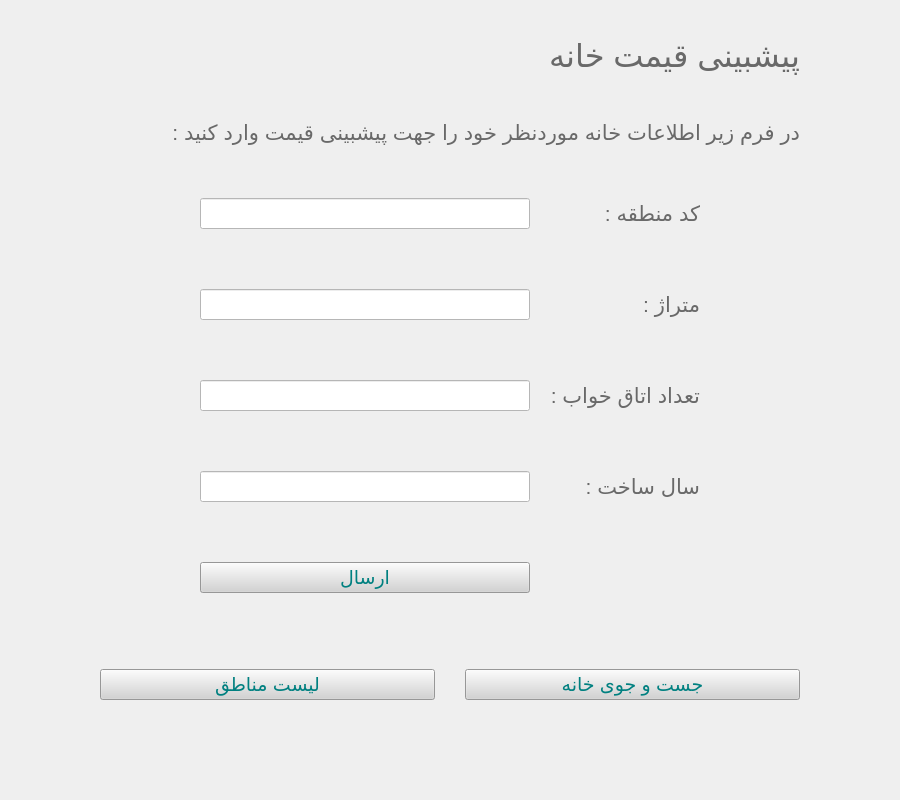
<?xml version="1.0" encoding="UTF-8"?>
<ui version="4.0">
 <class>FormPredictWindow</class>
 <widget class="QWidget" name="FormPredictWindow">
  <property name="geometry">
   <rect>
    <x>0</x>
    <y>0</y>
    <width>900</width>
    <height>800</height>
   </rect>
  </property>
  <property name="minimumSize">
   <size>
    <width>900</width>
    <height>800</height>
   </size>
  </property>
  <property name="windowTitle">
   <string>فرم اطلاعات</string>
  </property>
  <property name="styleSheet">
   <string notr="true"/>
  </property>
  <layout class="QGridLayout" name="gridLayout_2">
   <property name="leftMargin">
    <number>100</number>
   </property>
   <property name="topMargin">
    <number>20</number>
   </property>
   <property name="rightMargin">
    <number>100</number>
   </property>
   <property name="bottomMargin">
    <number>100</number>
   </property>
   <item row="0" column="0">
    <layout class="QVBoxLayout" name="verticalLayout">
     <item>
      <widget class="QLabel" name="label_header">
       <property name="font">
        <font>
         <pointsize>24</pointsize>
        </font>
       </property>
       <property name="layoutDirection">
        <enum>Qt::RightToLeft</enum>
       </property>
       <property name="styleSheet">
        <string notr="true">QLabel{
	color:dimgray;
}</string>
       </property>
       <property name="frameShape">
        <enum>QFrame::NoFrame</enum>
       </property>
       <property name="text">
        <string>پیشبینی قیمت خانه</string>
       </property>
       <property name="alignment">
        <set>Qt::AlignLeading|Qt::AlignLeft|Qt::AlignVCenter</set>
       </property>
       <property name="indent">
        <number>0</number>
       </property>
      </widget>
     </item>
     <item>
      <widget class="QLabel" name="label_information">
       <property name="font">
        <font>
         <pointsize>16</pointsize>
        </font>
       </property>
       <property name="styleSheet">
        <string notr="true">QLabel{
	color:dimgray;
}</string>
       </property>
       <property name="text">
        <string>در فرم زیر اطلاعات خانه موردنظر خود را جهت پیشبینی قیمت وارد کنید :</string>
       </property>
       <property name="margin">
        <number>0</number>
       </property>
      </widget>
     </item>
     <item>
      <layout class="QGridLayout" name="gridLayout">
       <property name="leftMargin">
        <number>100</number>
       </property>
       <property name="topMargin">
        <number>25</number>
       </property>
       <property name="rightMargin">
        <number>100</number>
       </property>
       <property name="bottomMargin">
        <number>50</number>
       </property>
       <property name="horizontalSpacing">
        <number>20</number>
       </property>
       <property name="verticalSpacing">
        <number>60</number>
       </property>
       <item row="3" column="1">
        <widget class="QLabel" name="label_year">
         <property name="font">
          <font>
           <pointsize>16</pointsize>
          </font>
         </property>
         <property name="styleSheet">
          <string notr="true">QLabel{
	color: dimgray;
}</string>
         </property>
         <property name="text">
          <string>سال ساخت :</string>
         </property>
        </widget>
       </item>
       <item row="1" column="1">
        <widget class="QLabel" name="label_meter">
         <property name="font">
          <font>
           <pointsize>16</pointsize>
          </font>
         </property>
         <property name="styleSheet">
          <string notr="true">QLabel{
	color: dimgray;
}</string>
         </property>
         <property name="text">
          <string>متراژ :</string>
         </property>
        </widget>
       </item>
       <item row="0" column="1">
        <widget class="QLabel" name="label_zone_code">
         <property name="font">
          <font>
           <pointsize>16</pointsize>
          </font>
         </property>
         <property name="styleSheet">
          <string notr="true">QLabel{
	color: dimgray;
}</string>
         </property>
         <property name="text">
          <string>کد منطقه :</string>
         </property>
        </widget>
       </item>
       <item row="4" column="0">
        <widget class="QPushButton" name="button_submit">
         <property name="font">
          <font>
           <pointsize>14</pointsize>
          </font>
         </property>
         <property name="styleSheet">
          <string notr="true">background-color: lightgray;
color: teal;</string>
         </property>
         <property name="text">
          <string>ارسال</string>
         </property>
         <property name="autoDefault">
          <bool>false</bool>
         </property>
         <property name="default">
          <bool>false</bool>
         </property>
         <property name="flat">
          <bool>false</bool>
         </property>
        </widget>
       </item>
       <item row="1" column="0">
        <widget class="QLineEdit" name="input_meter">
         <property name="font">
          <font>
           <pointsize>14</pointsize>
          </font>
         </property>
         <property name="styleSheet">
          <string notr="true">background-color: white;
color: dimgray;</string>
         </property>
         <property name="alignment">
          <set>Qt::AlignLeading|Qt::AlignLeft|Qt::AlignVCenter</set>
         </property>
        </widget>
       </item>
       <item row="2" column="1">
        <widget class="QLabel" name="label_bedroom">
         <property name="font">
          <font>
           <pointsize>16</pointsize>
          </font>
         </property>
         <property name="styleSheet">
          <string notr="true">QLabel{
	color: dimgray;
}</string>
         </property>
         <property name="text">
          <string>تعداد اتاق خواب :</string>
         </property>
        </widget>
       </item>
       <item row="2" column="0">
        <widget class="QLineEdit" name="input_bedroom">
         <property name="font">
          <font>
           <pointsize>14</pointsize>
          </font>
         </property>
         <property name="styleSheet">
          <string notr="true">background-color: white;
color: dimgray;</string>
         </property>
         <property name="alignment">
          <set>Qt::AlignLeading|Qt::AlignLeft|Qt::AlignVCenter</set>
         </property>
        </widget>
       </item>
       <item row="0" column="0">
        <widget class="QLineEdit" name="input_zone_code">
         <property name="font">
          <font>
           <pointsize>14</pointsize>
          </font>
         </property>
         <property name="styleSheet">
          <string notr="true">background-color: white;
color: dimgray;</string>
         </property>
         <property name="alignment">
          <set>Qt::AlignLeading|Qt::AlignLeft|Qt::AlignVCenter</set>
         </property>
        </widget>
       </item>
       <item row="3" column="0">
        <widget class="QLineEdit" name="input_year">
         <property name="font">
          <font>
           <pointsize>14</pointsize>
          </font>
         </property>
         <property name="styleSheet">
          <string notr="true">background-color: white;
color: dimgray;</string>
         </property>
         <property name="alignment">
          <set>Qt::AlignLeading|Qt::AlignLeft|Qt::AlignVCenter</set>
         </property>
        </widget>
       </item>
      </layout>
     </item>
     <item>
      <layout class="QHBoxLayout" name="horizontalLayout">
       <property name="spacing">
        <number>30</number>
       </property>
       <property name="topMargin">
        <number>20</number>
       </property>
       <item>
        <widget class="QPushButton" name="button_zone_list">
         <property name="font">
          <font>
           <pointsize>14</pointsize>
          </font>
         </property>
         <property name="styleSheet">
          <string notr="true">background-color: lightgray;
color: teal;</string>
         </property>
         <property name="text">
          <string>لیست مناطق</string>
         </property>
        </widget>
       </item>
       <item>
        <widget class="QPushButton" name="button_search_house">
         <property name="font">
          <font>
           <pointsize>14</pointsize>
          </font>
         </property>
         <property name="styleSheet">
          <string notr="true">background-color: lightgray;
color: teal;</string>
         </property>
         <property name="text">
          <string>جست و جوی خانه</string>
         </property>
        </widget>
       </item>
      </layout>
     </item>
    </layout>
   </item>
  </layout>
 </widget>
 <resources/>
 <connections/>
</ui>
